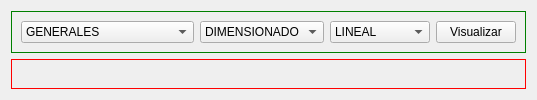
                <widget class="QWidget" name="tab_5">
                 <attribute name="title">
                  <string>ESTADISTICAS</string>
                 </attribute>
                 <layout class="QVBoxLayout" name="verticalLayout_22">
                  <item>
                   <widget class="QFrame" name="arriba_7">
                    <property name="maximumSize">
                     <size>
                      <width>16777215</width>
                      <height>50</height>
                     </size>
                    </property>
                    <property name="styleSheet">
                     <string notr="true">QFrame{
 border: 1px solid green;
}</string>
                    </property>
                    <property name="frameShape">
                     <enum>QFrame::StyledPanel</enum>
                    </property>
                    <property name="frameShadow">
                     <enum>QFrame::Raised</enum>
                    </property>
                    <layout class="QHBoxLayout" name="horizontalLayout_18">
                     <item>
                      <widget class="QComboBox" name="tipo_estadistica">
                       <property name="maximumSize">
                        <size>
                         <width>16777215</width>
                         <height>25</height>
                        </size>
                       </property>
                       <item>
                        <property name="text">
                         <string>GENERALES</string>
                        </property>
                       </item>
                       <item>
                        <property name="text">
                         <string>ORDENES X VENDEDOR</string>
                        </property>
                       </item>
                       <item>
                        <property name="text">
                         <string>ORDENES MANUALES</string>
                        </property>
                       </item>
                      </widget>
                     </item>
                     <item>
                      <widget class="QComboBox" name="tipo_orden_trabajo">
                       <property name="enabled">
                        <bool>true</bool>
                       </property>
                       <property name="maximumSize">
                        <size>
                         <width>16777215</width>
                         <height>25</height>
                        </size>
                       </property>
                       <item>
                        <property name="text">
                         <string>DIMENSIONADO</string>
                        </property>
                       </item>
                       <item>
                        <property name="text">
                         <string>CARPINTERIA</string>
                        </property>
                       </item>
                       <item>
                        <property name="text">
                         <string>ELABORACION</string>
                        </property>
                       </item>
                       <item>
                        <property name="text">
                         <string>PALLETS</string>
                        </property>
                       </item>
                      </widget>
                     </item>
                     <item>
                      <widget class="QComboBox" name="tipo_grafico">
                       <property name="maximumSize">
                        <size>
                         <width>100</width>
                         <height>25</height>
                        </size>
                       </property>
                       <item>
                        <property name="text">
                         <string>LINEAL</string>
                        </property>
                       </item>
                       <item>
                        <property name="text">
                         <string>BARRAS</string>
                        </property>
                       </item>
                       <item>
                        <property name="text">
                         <string>CIRCULAR</string>
                        </property>
                       </item>
                       <item>
                        <property name="text">
                         <string>STEP</string>
                        </property>
                       </item>
                       <item>
                        <property name="text">
                         <string>SCATTER PLOT</string>
                        </property>
                       </item>
                      </widget>
                     </item>
                     <item>
                      <widget class="QPushButton" name="btn_grafico">
                       <property name="maximumSize">
                        <size>
                         <width>16777215</width>
                         <height>25</height>
                        </size>
                       </property>
                       <property name="text">
                        <string>Visualizar</string>
                       </property>
                      </widget>
                     </item>
                    </layout>
                   </widget>
                  </item>
                  <item>
                   <widget class="QFrame" name="medio_7">
                    <property name="maximumSize">
                     <size>
                      <width>16777215</width>
                      <height>16777215</height>
                     </size>
                    </property>
                    <property name="styleSheet">
                     <string notr="true">QFrame{
 border: 1px solid red;
}</string>
                    </property>
                    <property name="frameShape">
                     <enum>QFrame::StyledPanel</enum>
                    </property>
                    <property name="frameShadow">
                     <enum>QFrame::Raised</enum>
                    </property>
                    <layout class="QHBoxLayout" name="layoutgrafico">
                     <property name="sizeConstraint">
                      <enum>QLayout::SetDefaultConstraint</enum>
                     </property>
                     <property name="topMargin">
                      <number>7</number>
                     </property>
                     <item>
                      <layout class="QVBoxLayout" name="box_grafico"/>
                     </item>
                    </layout>
                   </widget>
                  </item>
                 </layout>
                </widget>
